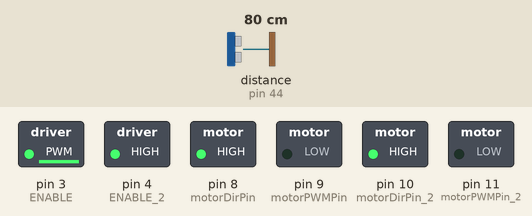
Recording of a sketch running on a simulated Arduino Mega 2560, built with avr-gcc and run on an emulated ATmega2560. On the bench: switched loads named in the sketch (green lamp = pin HIGH). Wiring (inferred from the names in the program): ultrasonic range finder: trigger pin 42; echo pin 44. Dashed ring = blinking. Inputs (shaded band) come from the test bench; at power-on: distance to the obstacle (sensor on pin 44) 80 cm. The echo pulse lasts 58.3 µs per cm; pins used as bus, display or sensor lines are not drawn; what the sketch prints to the serial monitor is not drawn.

Above: at 1.2 s.
1.3 s: distance to the obstacle (sensor on pin 44) set to 250 cm
4.3 s: distance to the obstacle (sensor on pin 44) set to 2 cm
At 9.4 s:
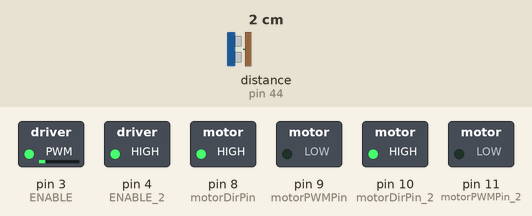
Timing chart, 0 to 13.3 s (numbered marks = the images above; inputs shaded):
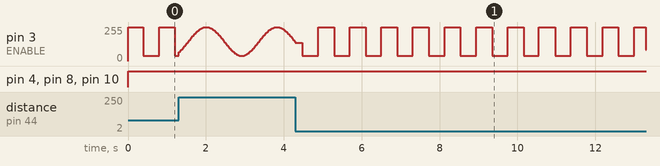

The sketch:

motor_tof_no_ros.ino
```cpp
#define PI 3.141592
#define deg2rad PI/180
#define T 10

int i = 0;

const int trigPin = 42;
const int echoPin = 44;

// motor control pin
const int ENABLE = 3;
const int motorDirPin = 8; // L298 Input 1
const int motorPWMPin = 9; // L298 Input 2

const int ENABLE_2 = 4;
const int motorDirPin_2 = 10; // L298 Input 3
const int motorPWMPin_2 = 11; // L298 Input 4

int left_rpm = 255; // 0~255
int right_rpm = 255;

// defines ToF's variables
long duration;
float distance;

void setup() {

  pinMode(motorDirPin, OUTPUT);
  pinMode(motorPWMPin, OUTPUT);
  pinMode(ENABLE, OUTPUT);

  pinMode(motorDirPin_2, OUTPUT);
  pinMode(motorPWMPin_2, OUTPUT);
  pinMode(ENABLE_2, OUTPUT);

  pinMode(trigPin, OUTPUT);
  pinMode(echoPin, INPUT);

  Serial.begin(57600);
}

void loop() {


//  Serial.print("left_rpm : ");
//  Serial.println(left_rpm);


  right_rpm = 215 * ( ( 1+cos(i*deg2rad * 2*PI / T) ) /2) + 40 ;

  Serial.print("right_rpm : ");
  Serial.println(right_rpm);
  Serial.println("=======================");

  move(left_rpm, right_rpm);

  digitalWrite(trigPin, LOW);
  delayMicroseconds(2);

  digitalWrite(trigPin, HIGH);
  delayMicroseconds(10);
  digitalWrite(trigPin, LOW);

  duration = pulseIn(echoPin, HIGH);
  distance= duration*0.034/2;

//  Serial.print("distance : ");
//  Serial.print(distance);
//  Serial.println("cm");

  i+=5;
//  delayMicroseconds(10);
}

void move(int left_rpm, int right_rpm){
// right motor
  digitalWrite(motorDirPin, HIGH);
  digitalWrite(motorPWMPin, LOW);
  analogWrite(ENABLE, right_rpm);

// left motor
  digitalWrite(motorDirPin_2, HIGH);
  digitalWrite(motorPWMPin_2, LOW);
  analogWrite(ENABLE_2, left_rpm);
}
```
